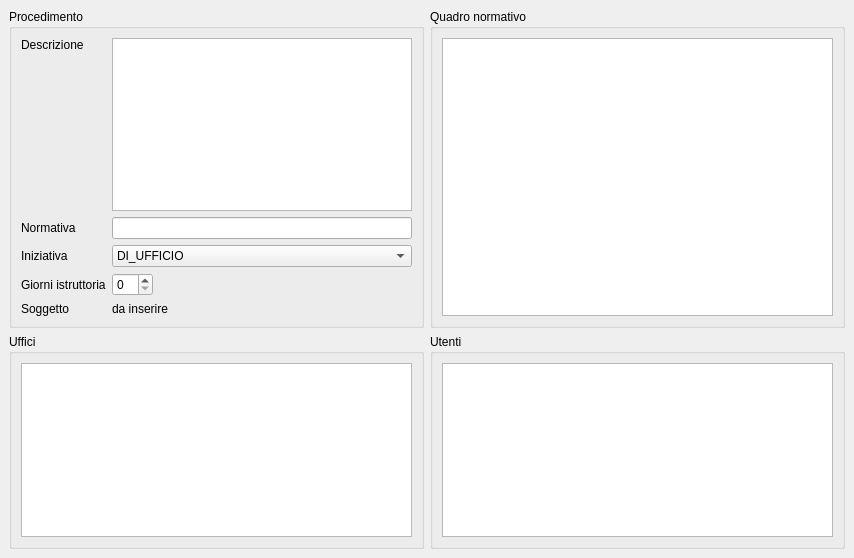
<?xml version="1.0" encoding="UTF-8"?>
<ui version="4.0">
 <class>MainWindow</class>
 <widget class="QMainWindow" name="MainWindow">
  <property name="geometry">
   <rect>
    <x>0</x>
    <y>0</y>
    <width>854</width>
    <height>558</height>
   </rect>
  </property>
  <property name="windowTitle">
   <string>Procedimenti</string>
  </property>
  <widget class="QWidget" name="centralwidget">
   <layout class="QGridLayout" name="gridLayout_2">
    <item row="0" column="0">
     <widget class="QGroupBox" name="groupBox">
      <property name="title">
       <string>Procedimento</string>
      </property>
      <layout class="QGridLayout" name="gridLayout">
       <item row="0" column="0">
        <widget class="QLabel" name="label">
         <property name="text">
          <string>Descrizione</string>
         </property>
        </widget>
       </item>
       <item row="0" column="1" rowspan="2" colspan="2">
        <widget class="QTextEdit" name="textEdit">
         <property name="column" stdset="0">
          <string>descrizione</string>
         </property>
        </widget>
       </item>
       <item row="1" column="0">
        <spacer name="verticalSpacer">
         <property name="orientation">
          <enum>Qt::Vertical</enum>
         </property>
         <property name="sizeHint" stdset="0">
          <size>
           <width>20</width>
           <height>136</height>
          </size>
         </property>
        </spacer>
       </item>
       <item row="2" column="0">
        <widget class="QLabel" name="label_2">
         <property name="text">
          <string>Normativa</string>
         </property>
        </widget>
       </item>
       <item row="2" column="1" colspan="2">
        <widget class="QLineEdit" name="lineEdit">
         <property name="column" stdset="0">
          <string>normativa</string>
         </property>
        </widget>
       </item>
       <item row="3" column="0">
        <widget class="QLabel" name="label_3">
         <property name="text">
          <string>Iniziativa</string>
         </property>
        </widget>
       </item>
       <item row="3" column="1" colspan="2">
        <widget class="QComboBox" name="comboBox">
         <property name="column" stdset="0">
          <string>iniziativa</string>
         </property>
         <item>
          <property name="text">
           <string>DI_UFFICIO</string>
          </property>
         </item>
         <item>
          <property name="text">
           <string>DI_PARTE</string>
          </property>
         </item>
         <item>
          <property name="text">
           <string>DI_UFFICIO_TUTELATA</string>
          </property>
         </item>
         <item>
          <property name="text">
           <string>DI_PARTE_TUTELATA</string>
          </property>
         </item>
         <item>
          <property name="text">
           <string>COPIE_ED_ALTRO</string>
          </property>
         </item>
        </widget>
       </item>
       <item row="4" column="0">
        <widget class="QLabel" name="label_4">
         <property name="text">
          <string>Giorni istruttoria</string>
         </property>
        </widget>
       </item>
       <item row="4" column="1">
        <widget class="QSpinBox" name="spinBox">
         <property name="column" stdset="0">
          <string>maxGiorniIstruttoria</string>
         </property>
        </widget>
       </item>
       <item row="4" column="2">
        <spacer name="horizontalSpacer">
         <property name="orientation">
          <enum>Qt::Horizontal</enum>
         </property>
         <property name="sizeHint" stdset="0">
          <size>
           <width>192</width>
           <height>20</height>
          </size>
         </property>
        </spacer>
       </item>
       <item row="5" column="0">
        <widget class="QLabel" name="label_5">
         <property name="text">
          <string>Soggetto</string>
         </property>
        </widget>
       </item>
       <item row="5" column="1" colspan="2">
        <widget class="QLabel" name="label_6">
         <property name="text">
          <string>da inserire</string>
         </property>
        </widget>
       </item>
      </layout>
     </widget>
    </item>
    <item row="0" column="1">
     <widget class="QGroupBox" name="groupBox_2">
      <property name="title">
       <string>Quadro normativo</string>
      </property>
      <layout class="QVBoxLayout" name="verticalLayout">
       <item>
        <widget class="com.axiastudio.pypapi.ui.widgets.PyPaPiTableView" name="tableView">
         <property name="entity" stdset="0">
          <string>.normaProcedimentoCollection</string>
         </property>
         <property name="columns" stdset="0">
          <string>&lt;norma&gt;</string>
         </property>
         <property name="headers" stdset="0">
          <string>norma</string>
         </property>
         <property name="reference" stdset="0">
          <string>norma</string>
         </property>
        </widget>
       </item>
      </layout>
     </widget>
    </item>
    <item row="1" column="0">
     <widget class="QGroupBox" name="groupBox_3">
      <property name="title">
       <string>Uffici</string>
      </property>
      <layout class="QVBoxLayout" name="verticalLayout_2">
       <item>
        <widget class="com.axiastudio.pypapi.ui.widgets.PyPaPiTableView" name="tableView_2">
         <property name="entity" stdset="0">
          <string>.ufficioProcedimentoCollection</string>
         </property>
         <property name="columns" stdset="0">
          <string>&gt;principale&lt;,&lt;ufficio&gt;</string>
         </property>
         <property name="headers" stdset="0">
          <string>princ.,ufficio</string>
         </property>
         <property name="reference" stdset="0">
          <string>ufficio</string>
         </property>
        </widget>
       </item>
      </layout>
     </widget>
    </item>
    <item row="1" column="1">
     <widget class="QGroupBox" name="groupBox_4">
      <property name="title">
       <string>Utenti</string>
      </property>
      <layout class="QVBoxLayout" name="verticalLayout_3">
       <item>
        <widget class="com.axiastudio.pypapi.ui.widgets.PyPaPiTableView" name="tableView_3">
         <property name="entity" stdset="0">
          <string>.utenteProcedimentoCollection</string>
         </property>
         <property name="headers" stdset="0">
          <string>resp.,abil.,abit.,utente</string>
         </property>
         <property name="columns" stdset="0">
          <string>&gt;responsabile&lt;,&gt;abilitato&lt;,&gt;abituale&lt;,&lt;utente&gt;</string>
         </property>
         <property name="reference" stdset="0">
          <string>utente</string>
         </property>
        </widget>
       </item>
      </layout>
     </widget>
    </item>
   </layout>
  </widget>
 </widget>
 <customwidgets>
  <customwidget>
   <class>com.axiastudio.pypapi.ui.widgets.PyPaPiTableView</class>
   <extends>QTableView</extends>
   <header>pypapitableview.h</header>
  </customwidget>
 </customwidgets>
 <resources/>
 <connections/>
</ui>
